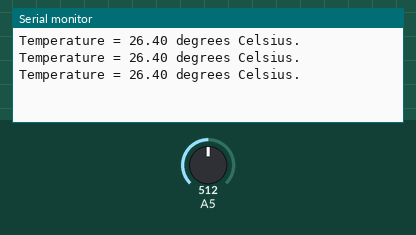
Bench run of a sketch on a simulated Arduino Uno, built with avr-gcc and run on an emulated ATmega328P. On the bench: the last lines printed to the serial monitor. The test bench sets the inputs (shaded band); at power-on: A5 = 512.

Above: at 1.4 s.
1.5 s: A5 set to 716
At 2.3 s:
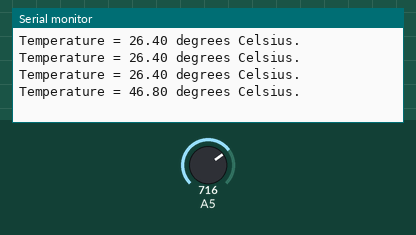
3.0 s: A5 set to 900
At 3.6 s:
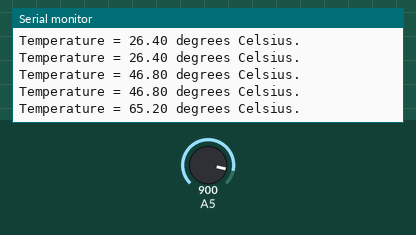
Timing chart, 0 to 6.0 s (numbered marks = the images above; inputs shaded):
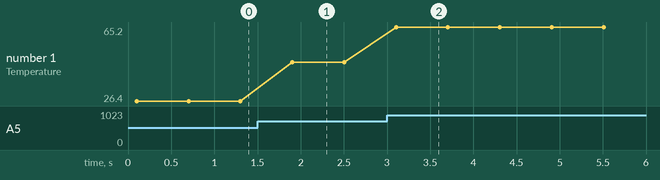

Measured:
- after the input at 1.5 s, the serial monitor: prints a new line after 0.40 s (image 1)
- after the input at 3.0 s, the serial monitor: prints a new line after 0.10 s (image 2)
- plotted number 1: 26.4 → 46.8 after the input at 1.5 s, 46.8 → 65.2 after the input at 3.0 s

The sketch:

lesson_7.ino
```cpp
/*
 Lesson Seven
*/
void setup()
{
 Serial.begin(9600); // opens serial port, sets data rate
//to 9600 bps
}
float temperature = 0; // this stores the value from the
 // temperature sensor brick
void loop()
{
 temperature = analogRead(5); // store value of temp brick
 temperature = temperature +252-500; // some maths to
 temperature = temperature / 10; // convert to Celsius
 delay (100); // wait for 100 milliseconds
 Serial.print("Temperature = ");
 Serial.print(temperature);
 Serial.println(" degrees Celsius.");
 delay(500); // wait half a second
}
```
